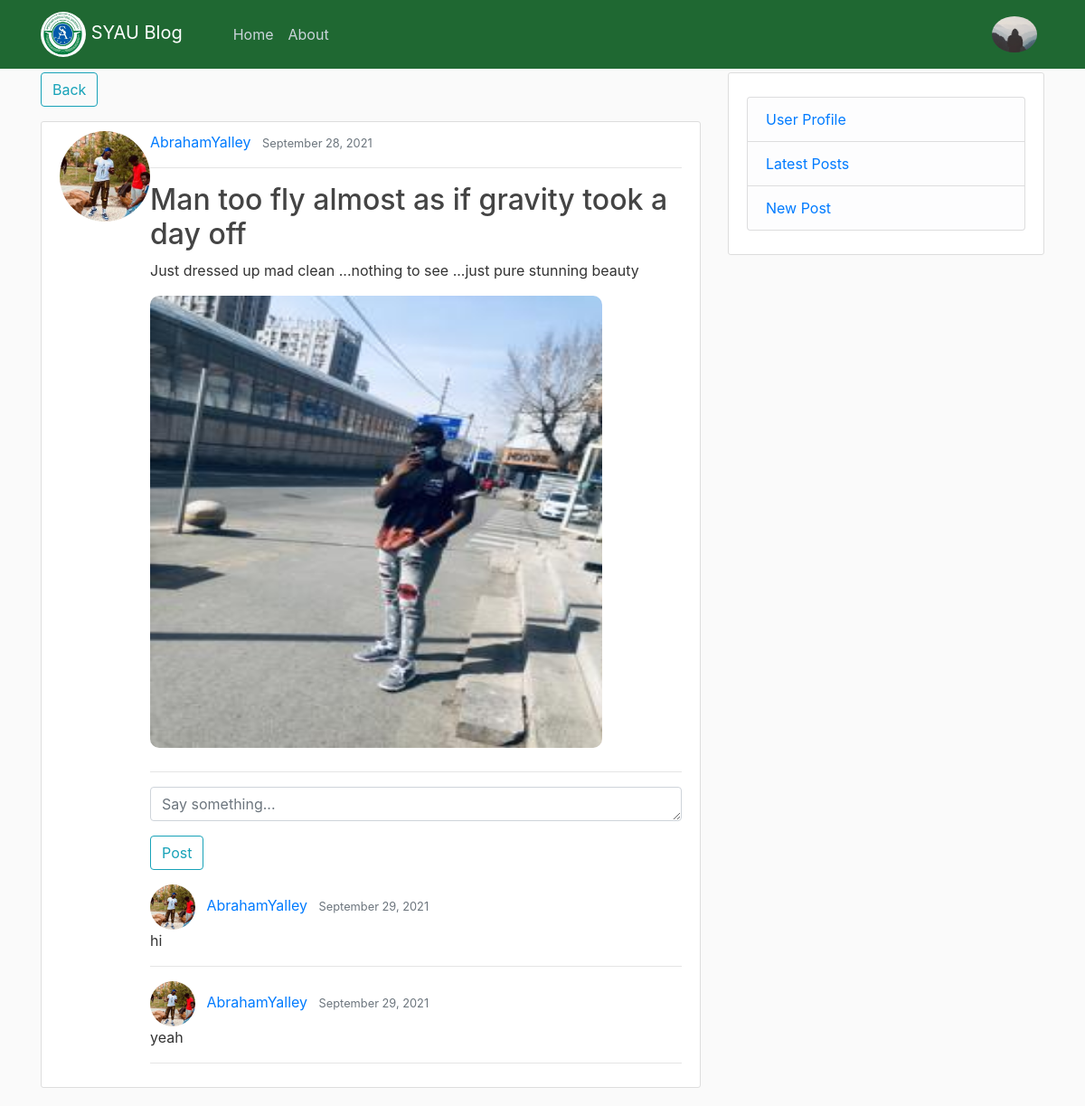
/post/21/ (signed in), run on the app's committed database.
### users/models.py (models this page shows, shortened)
class Profile(models.Model):
    user=models.OneToOneField(User,on_delete=models.CASCADE)
    image=models.ImageField(default='default.jpg',upload_to='profile_pics')

### blog/models.py (models this page shows, shortened)
class Post(models.Model):
    title=models.CharField(max_length=100)
    image=models.ImageField(upload_to='post_photos',blank=True,null=True)
    content=models.TextField()
    date_posted=models.DateTimeField(default=timezone.now)
    author=models.ForeignKey(User,on_delete=CASCADE)

class Comment(models.Model):
    post=models.ForeignKey(Post,related_name="comments",on_delete=models.CASCADE)
    author=models.ForeignKey(User,default='unknown',on_delete=CASCADE)
    body=models.TextField()
    date_posted=models.DateTimeField(auto_now_add=True)

### blog/views.py (the view, shortened to what this page needs)
# urls.py: path('post/<int:pk>/', PostDetailView.as_view(),name='post-detail'),
class PostDetailView(LoginRequiredMixin,View):
     def get(self,request,pk,*args,**kwargs):
         post=Post.objects.get(pk=pk)
         form=CommentForm()
         comments=Comment.objects.filter(post=post).order_by('-date_posted')
         context={
            'post':post,
            'form':form,
            'comments':comments
         }
         return render(request,'blog/Post_detail.html',context)

### blog/forms.py
class CommentForm(forms.ModelForm):
    body=forms.CharField(
       label='',
       widget=forms.Textarea(attrs={
           'rows':'1',
           'placeholder':'Say something...'
        })
    )
    class Meta:
        model=Comment
        fields=['body']

### blog/templates/blog/Post_detail.html (shortened to what this page needs)
{% extends "blog/base.html" %}
{% load crispy_forms_tags %}
{% block content %}
                 <p><a class="btn btn-outline-info" href="javascript:history.back()" margin="10px">Back</a> </p>
                <article class="media content-section">
                        <img class="rounded-circle article-img" src="{{post.author.profile.image.url}}" width="100" height="100">
                        <div class="media-body">
                        <div class="article-metadata">
                        <a class="mr-2" href="{% url 'user-post' post.author.username %}">{{ post.author }}</a>
                        <small class="text-muted">{{ post.date_posted|date:"F d, Y" }}</small>
                        </div>
                        <hr>
                        <h2 class="article-title"> {{ post.title }}</h2>
                        <p class="article-content">{{ post.content }}</p>
                        {% if post.image %}
                        <p><img src="{{ post.image.url }}" class="post-image" height="500px" width="500px" /> </p>
                        {% endif %}
                        <hr>
                        <form method="POST">
                                    <fieldset >
                                        {{ form |crispy }}
                                    </fieldset>
                                    <div class="form-group">
                                        <button class="btn btn-outline-info" type="submit">Post</button>
                                    </div>
                        </form>
                        {% for comment in comments%}
                        <div class="media-body">
                        <div class="article-metadata">
                            <img class="rounded-circle article-img" src="{{comment.author.profile.image.url}}" width="50" height="50">
                        <a class="ml-2 mr-2" href="{% url 'user-post' comment.author.username %}">{{ comment.author }}</a>
                        <small class="text-muted">{{ comment.date_posted|date:"F d, Y" }}</small>
                        </div>
                        <p> {{comment.body}}</p>
                        <hr>
                        {% endfor %}
                </article>
{% endblock content %}

### blog/templates/blog/base.html (shortened to what this page needs)
{% load static %}
<!doctype html>
<html lang="en">
  <head>
    <link rel="stylesheet" href="https://maxcdn.bootstrapcdn.com/bootstrap/4.0.0/css/bootstrap.min.css">
    <link rel="stylesheet" type="text/css" href="{% static 'blog/main.css' %}">
  </head>
  <body>
    <header class="site-header">
      <nav class="navbar navbar-expand-md navbar-dark bg-steel fixed-top">
        <div class="container">
          <a class="navbar-brand mr-5" href="/"> <img class="rounded-circle" src="{% static 'blog/syaulogo.png' %}" alt="logo" height="50px" width="50px">  SYAU Blog</a>
          <div class="collapse navbar-collapse" id="navbarToggle">
            <div class="navbar-nav mr-auto">
              <a class="nav-item nav-link" href="{%url 'blog-home' %}">Home</a>
              <a class="nav-item nav-link" href="{%url 'blog-about' %}">About</a>
            </div>
            <div class="navbar-nav">
              {% if user.is_authenticated %}
              <a class="nav-item nav-link" href="{% url 'profile' %}"> <img class="rounded-circle " src="{{ user.profile.image.url }}" width="50px" height="40px"></a>
              {% else %}
              <a class="nav-item nav-link" href="{% url 'login' %}">Login</a>
              <a class="nav-item nav-link" href="{% url 'register' %}">Register</a>
              {% endif %}
            </div>
          </div>
        </div>
      </nav>
    </header>
    <main role="main" class="container">
      <div class="row">
        <div class="col-md-8">
          {% block content %}{% endblock %}
        </div>
        <div class="col-md-4">
          {% if user.is_authenticated %}
          <div class="content-section">
            <p class='text-muted'>
              <ul class="list-group">
                <li class="list-group-item list-group-item-light" > <a  href="{% url 'profile' %}"> User Profile</a></li>
                <li class="list-group-item list-group-item-light"><a  href="{% url 'blog-home' %}">Latest Posts</a></li>
                <li class="list-group-item list-group-item-light"> <a  href="{% url 'post-create' %}">New Post</a> </li>
              </ul>
            </p>
          </div>
          {% endif %}
        </div>
      </div>
    </main>
  </body>
</html>

### blog/static/blog/main.css (style rules this page uses)
body { background: #fafafa; color: #333333; margin-top: 5rem; }
h1, h2, h3, h4, h5, h6 { color: #444444; }
ul { margin: 0; }
.bg-steel { background-color: #0e5c22ec; }
.site-header .navbar-nav .nav-link { color: #cbd5db; }
.content-section { background: #ffffff; padding: 10px 20px; border: 1px solid #dddddd; border-radius: 3px; margin-bottom: 20px; }
.post-image { width:500px ; height: 500px; border-radius: 10px; margin-bottom: 10px; }

### data on the page
Post: author.profile.image (picture), author "AbrahamYalley", date_posted "September 28, 2021", title "Man too fly almost as if gravity took a day off", content "Just dressed up mad clean ...nothing to see ...just pure stunning beauty", image (picture)
Comment: author.profile.image (picture), author "AbrahamYalley", date_posted "September 29, 2021", body "hi"
Comment: author.profile.image (picture), author "AbrahamYalley", date_posted "September 29, 2021", body "yeah"
